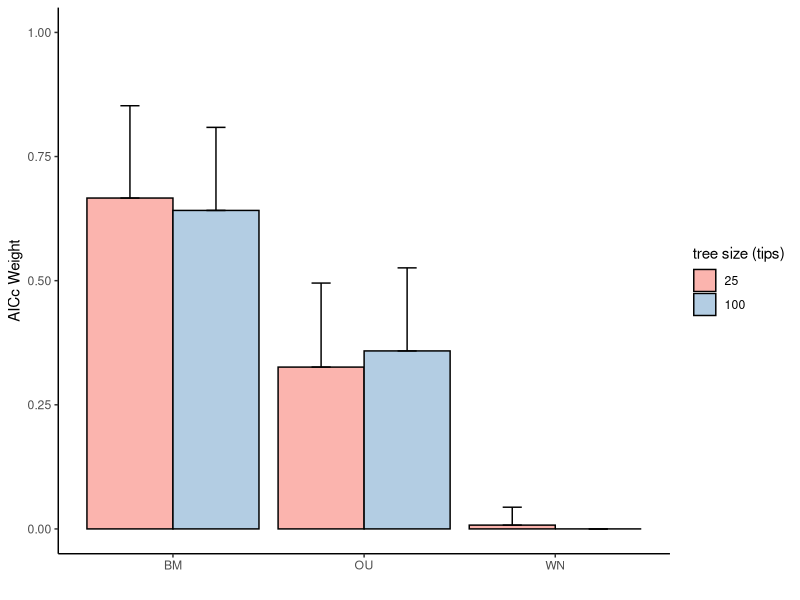
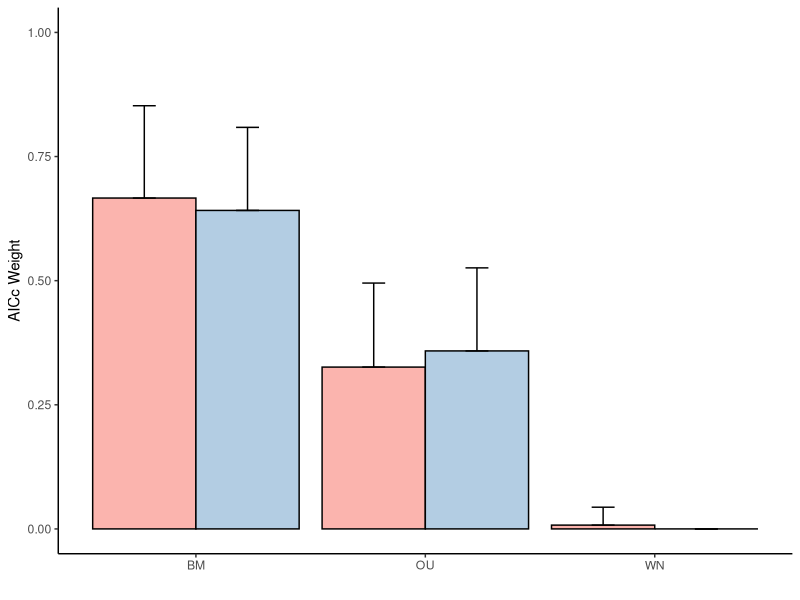

Write R code to recreate these figures, in order. (Note: this script raises an error after producing the figures.)
library(dplyr)
library(ggplot2)
library(ggpubr)
library(tidyr)

ak_wt <- function(x){
  dak <- x - min(x)
  rl <- sapply(dak, function(y)(exp(-0.5*y)))
  weights <- rl/sum(rl)
  return(weights)
}

#### ERROR RATE SIM 1 ----
s1_error_data <- do.call(rbind,lapply(Sys.glob("data/error_rate_S1/*"),read.csv))
s1e_25 <- mean(s1_error_data$Static_exp[s1_error_data$b == 25])
s1e_100 <- mean(s1_error_data$Static_exp[s1_error_data$b == 100])


#### ERROR RATE SIM 2 and 3----
s23_error_data <- do.call(rbind,lapply(Sys.glob("data/error_rate_S23/*"),read.csv))
s23_error_data$OUtop <- s23_error_data$OU_wt > s23_error_data$BM_wt | s23_error_data$BS_wt > s23_error_data$BM_wt
s23_error_data$OUsig <- (s23_error_data$OU_AICc - s23_error_data$BM_AICc) < -2 | ((s23_error_data$BS_AICc - s23_error_data$BM_AICc) < -2)
s23_test1_error_rate_25 <- mean(s23_error_data$OUtop[s23_error_data$b == 25])
s23_test2_error_rate_25 <- mean(s23_error_data$OUsig[s23_error_data$b == 25])
s23_test1_error_rate_100 <- mean(s23_error_data$OUtop[s23_error_data$b == 100])
s23_test2_error_rate_100 <- mean(s23_error_data$OUsig[s23_error_data$b == 100])

#### Sim 1  ----
data_1 <- read.csv("data/Simulation_1_static_expression_comp_evol.csv")
tidy_data_1 = data_1 %>% 
  pivot_longer(c("BM_wt", "OU_wt", "WN_wt"), names_to = "weight_type",
               values_to = "weight_value")

sum_data_1 = tidy_data_1 %>%
  group_by(b, weight_type) %>%
  summarise(mean = mean(weight_value),
            sd = sd(weight_value)) 

sum_data_1[sum_data_1 == "BM_wt"] <- "BM"
sum_data_1[sum_data_1 == "OU_wt"] <- "OU"
sum_data_1[sum_data_1 == "WN_wt"] <- "WN"
Bar_1 <- ggplot(sum_data_1, aes(x = weight_type, y = mean, fill = as.factor(b))) +
  geom_bar(stat = "identity", position=position_dodge(), color = "black") +
  geom_errorbar(aes(ymin=mean, ymax=mean+sd), width=.2,
                position=position_dodge(.9)) +
  theme_classic() + xlab("") + ylab("AICc Weight") + 
  scale_fill_brewer(name = "tree size (tips)", palette = "Pastel1") +ylim(0,1)
Bar_1

tiff("Plots/Sim1_bar.tiff", units="in", width=2, height=2, res=400)
Bar_1 + theme(legend.position = "none")
dev.off()

dTree_size_legend <- get_legend(Bar_1)
tiff("Plots/TreeSize_legend.tiff", units="in", width=5, height=5, res=300)
as_ggplot(Tree_size_legend)
dev.off()



#### Sim 2 ----
files_2 = Sys.glob("data/Simulation_2_branch_shifts/*")
total_data_2 <- do.call(rbind,lapply(files_2,read.csv))
total_data_2$OUtop <- total_data_2$OU_wt > total_data_2$BM_wt & total_data_2$BS_wt > total_data_2$BM_wt
total_data_2$OUsig <- (total_data_2$OU_AICc - total_data_2$BM_AICc) < -2 | (total_data_2$BS_AICc - total_data_2$BM_AICc < -2)

sum_data_2 <- total_data_2 %>% 
  group_by(b, pr) %>% 
  summarise(bm_wt = mean(BM_wt), 
            ou_wt = mean(OU_wt),
            bs_wt = mean(BS_wt),
            test1 = mean(OUtop), 
            test2 = mean(OUsig),
            lambda = mean(lambda),
            n = n())
sum_data_2$test2[sum_data_2$b == 25] <- 
  sum_data_2$test2[sum_data_2$b == 25]-test2_error_rate_25
sum_data_2$test2[sum_data_2$b == 100] <- 
  sum_data_2$test2[sum_data_2$b == 100]-test2_error_rate_100
  
fig_2_line <- ggplot(sum_data_2, aes(x = pr, y = test2, group = b, colour = as.factor(b))) + 
  geom_line() + xlab("Branch specific pr value") + ylab("Relative type 1 error rate") +
  scale_color_discrete(name = "tree size (tips)") +
  theme_classic() #+ 
  #geom_hline(aes(yintercept = test2_error_rate_25, linetype = "Single cell type T1 error rate (25 tips)"), alpha = 0.4) +
  #geom_hline(aes(yintercept = test2_error_rate_100, linetype = "Single cell type T1 error rate (100 tips)"), colour = "black", alpha = 0.5) +
  #scale_linetype_manual(name ="", values = c('dotted','dashed'))

tiff("Plots/Sim2_line.tiff", units="in", width=5, height=5, res=300)
fig_2_line + theme(legend.position = "none")
dev.off()

fig_2_line_legend <- get_legend(fig_2_line)
tiff("Plots/Sim2_line_legend.tiff", units="in", width=5, height=5, res=300)
as_ggplot(fig_2_line_legend)
dev.off()

tidy_data_2 = total_data_2 %>% 
  pivot_longer(c("BM_wt", "OU_wt", "BS_wt"), names_to = "weight_type", 
               values_to = "weight_value")

sum_data_2.2 = tidy_data_2 %>% 
  group_by(b, pr, weight_type) %>% 
  summarise(mean = mean(weight_value), 
            sd = sd(weight_value))
sum_data_2.2[sum_data_2.2 == "BM_wt"] <- "BM"
sum_data_2.2[sum_data_2.2 == "OU_wt"] <- "OU"
sum_data_2.2[sum_data_2.2 == "BS_wt"] <- "BS"
level_order = c("BM", "OU", "BS")

bar_2 <- ggplot(filter(sum_data_2.2, (pr == 0)), aes(x = factor(weight_type, level = level_order), y = mean, fill = as.factor(b))) + 
  geom_bar(stat = "identity", position=position_dodge(), color = "black") + 
  geom_errorbar(aes(ymin=mean, ymax=mean+sd), width=.2,
                position=position_dodge(.9)) +
  theme_classic() + xlab("") + ylab("AICc Weight")  + 
  scale_fill_brewer(palette = "Pastel1") +ylim(0,1)

tiff("Plots/Sim2_bar.tiff", units="in", width=2, height=2, res=400)
bar_2 + theme(legend.position = "none")
dev.off()

Sim_2_25_T1 <- mean(filter(sum_data_2, (b == 25 & (pr == 0 | pr ==1)))$test2) - test2_error_rate_25
Sim_2_100_T1 <- mean(filter(sum_data_2, (b == 100 & (pr == 0 | pr ==1)))$test2) - test2_error_rate_100



#### Sim 3 FIGURE ----
files_3T = Sys.glob("data/Simulation_3_Two_traits_cv/*TRUE*")
total_data3T <- do.call(rbind,lapply(files_3T,read.csv))
total_data3T$test = ", composition evolving"
files3F = Sys.glob("data/Simulation_3_Two_traits_cv/*FALSE*")
total_data3F <- do.call(rbind,lapply(files3F,read.csv))
total_data3F$test = ", composition not evolving"

total_data3 <- rbind(total_data3F, total_data3T)

total_data3$OUtop <- total_data3$OU_wt > total_data3$BM_wt & total_data3$BS_wt > total_data3$BM_wt
total_data3$OUsig <- (total_data3$OU_AICc - total_data3$BM_AICc) < -2 | (total_data3$BS_AICc - total_data3$BM_AICc < -2)


sum_data3 <- total_data3 %>% 
  group_by(b, cv, test) %>% 
  dplyr::summarise(bm_wt = mean(BM_wt), 
            ou_wt = mean(OU_wt), 
            test1 = mean(OUtop), 
            test2 = mean(OUsig),
            lambda = mean(lambda),
            n = n(), T1_error = mean(OUsig))


sum_data3$test2[sum_data3$b == 25] <- 
  sum_data3$test2[sum_data3$b == 25]-test2_error_rate_25
sum_data3$test2[sum_data3$b == 100] <- 
  sum_data3$test2[sum_data3$b == 100]-test2_error_rate_100



fig_3_line <- ggplot(sum_data3, aes(x = cv, y = test2, colour = paste(b,test, sep = ""), 
                      group = paste(b,test, sep = ""))) + geom_line() +
  theme_classic() + scale_color_manual(values=c("turquoise", "blue", "green", "red"), 
                     name = "tree size (tips) & cellular composition") +
  xlab("Gene expression covariance") + ylab("Relative type 1 error rate") #+
  #geom_hline(aes(yintercept = test2_error_rate_25, linetype = "Single cell type T1 error rate (25 tips)"), alpha = 0.4) +
  #geom_hline(aes(yintercept = test2_error_rate_100, linetype = "Single cell type T1 error rate (100 tips)"), colour = "black", alpha = 0.5) +
  #scale_linetype_manual(name ="", values = c('dotted','dashed')) 

tiff("Plots/Sim3_line.tiff", units="in", width=5, height=5, res=300)
fig_3_line + theme(legend.position = "none")
dev.off()

fig_3_line_legend <- get_legend(fig_3_line)
tiff("Plots/Sim3_line_legend.tiff", units="in", width=5, height=5, res=300)
as_ggplot(fig_3_line_legend)
dev.off()




tidy_data_3 = filter(total_data3, test == ', composition evolving') %>% 
  pivot_longer(c("BM_wt", "OU_wt", "BS_wt"), names_to = "weight_type", 
               values_to = "weight_value")

sum_data_3.2 = tidy_data_3 %>% 
  group_by(b, cv, weight_type) %>% 
  summarise(mean = mean(weight_value), 
            sd = sd(weight_value))
sum_data_3.2[sum_data_3.2 == "BM_wt"] <- "BM"
sum_data_3.2[sum_data_3.2 == "OU_wt"] <- "OU"
sum_data_3.2[sum_data_3.2 == "BS_wt"] <- "BS"

bar_3 <- ggplot(filter(sum_data_3.2, (cv == 0)), aes(x = factor(weight_type, level = level_order), y = mean, fill = as.factor(b))) + 
  geom_bar(stat = "identity", position=position_dodge(), color = "black") + 
  geom_errorbar(aes(ymin=mean, ymax=mean+sd), width=.2,
                position=position_dodge(.9)) +
  theme_classic() + xlab("Model") + ylab("AICc Weight") + 
  scale_fill_brewer(palette = "Pastel1")+ylim(0,1)

tiff("Plots/Sim3_bar.tiff", units="in", width=2, height=2, res=400)
bar_3 + theme(legend.position = "none")
dev.off()

Sim_3_25_T1 <- mean(filter(sum_data3, (b == 25 & cv == 0  & test == ", composition evolving"))$T1_error) - test2_error_rate_25
Sim_3_100_T1 <- mean(filter(sum_data3, (b == 100 & cv == 0  & test == ", composition evolving"))$T1_error) - test2_error_rate_100





